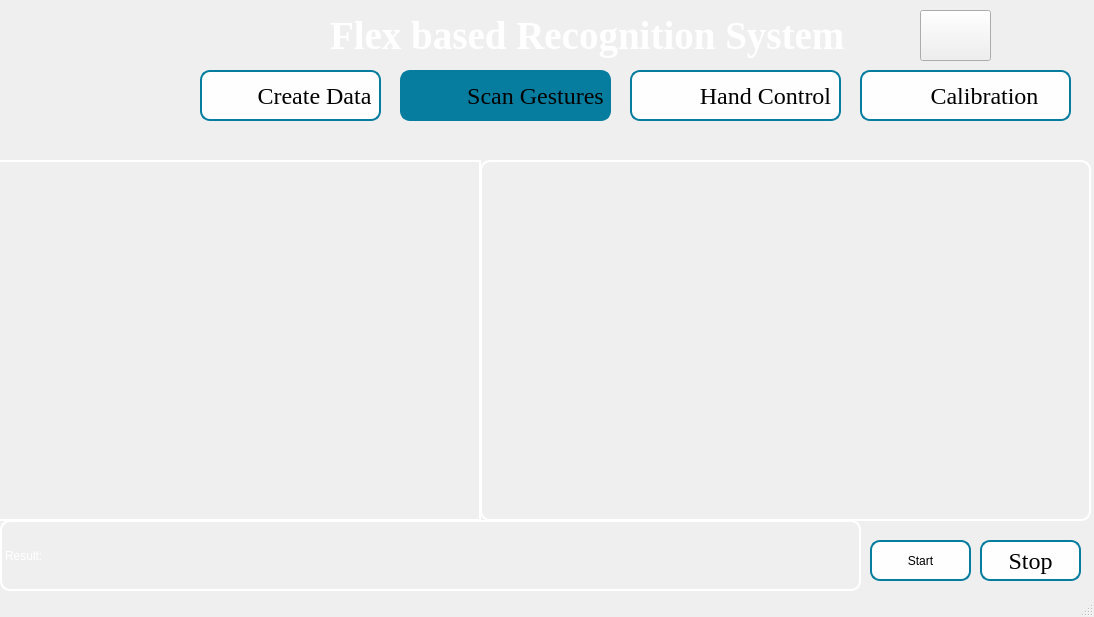
<?xml version="1.0" encoding="UTF-8"?>
<ui version="4.0">
 <class>MainWindow</class>
 <widget class="QMainWindow" name="MainWindow">
  <property name="geometry">
   <rect>
    <x>0</x>
    <y>0</y>
    <width>1094</width>
    <height>617</height>
   </rect>
  </property>
  <property name="windowTitle">
   <string>MainWindow</string>
  </property>
  <property name="styleSheet">
   <string notr="true">QWidget#centralwidget{
	border-image:url(&quot;icons/background1.png&quot;) ;
}</string>
  </property>
  <widget class="QWidget" name="centralwidget">
   <widget class="QLabel" name="label">
    <property name="geometry">
     <rect>
      <x>330</x>
      <y>0</y>
      <width>641</width>
      <height>71</height>
     </rect>
    </property>
    <property name="font">
     <font>
      <family>Times New Roman</family>
      <pointsize>29</pointsize>
      <weight>75</weight>
      <bold>true</bold>
     </font>
    </property>
    <property name="styleSheet">
     <string notr="true">color:white;</string>
    </property>
    <property name="text">
     <string>Flex based Recognition System</string>
    </property>
   </widget>
   <widget class="QPushButton" name="create">
    <property name="geometry">
     <rect>
      <x>200</x>
      <y>70</y>
      <width>181</width>
      <height>51</height>
     </rect>
    </property>
    <property name="font">
     <font>
      <family>TImes New Roman</family>
      <pointsize>18</pointsize>
      <weight>50</weight>
      <italic>false</italic>
      <bold>false</bold>
     </font>
    </property>
    <property name="layoutDirection">
     <enum>Qt::RightToLeft</enum>
    </property>
    <property name="styleSheet">
     <string notr="true">QPushButton#create{
  padding-left:-30px;
  color:black;
  border: 2px solid #067d9e; 
  font: 18pt &quot;TImes New Roman&quot;;
  background-image:url(&quot;icons/create.png&quot;);
  border-radius:10px;
  background-color:#fefefe;
  background-repeat:none;
}
QPushButton#create:hover
{
   border-radius: 10px;
   background-color:#067d9e;
}</string>
    </property>
    <property name="text">
     <string>   Create Data</string>
    </property>
   </widget>
   <widget class="QPushButton" name="scan_sen">
    <property name="geometry">
     <rect>
      <x>630</x>
      <y>70</y>
      <width>211</width>
      <height>51</height>
     </rect>
    </property>
    <property name="font">
     <font>
      <family>TImes New Roman</family>
      <pointsize>18</pointsize>
      <weight>50</weight>
      <italic>false</italic>
      <bold>false</bold>
     </font>
    </property>
    <property name="styleSheet">
     <string notr="true">QPushButton#scan_sen{
padding-left:-90px;
color:black;
background-color:#fefefe;
border: 2px solid #067d9e; 
border-radius:10px;
font: 18pt &quot;TImes New Roman&quot;;
background-image:url(&quot;icons/sent.png&quot;);
background-repeat:none;
}
QPushButton#scan_sen:hover
{
   border-radius: 10px;
   background-color:#067d9e;
}
</string>
    </property>
    <property name="text">
     <string>                          Hand Control </string>
    </property>
   </widget>
   <widget class="QPushButton" name="scan_sinlge">
    <property name="geometry">
     <rect>
      <x>400</x>
      <y>70</y>
      <width>211</width>
      <height>51</height>
     </rect>
    </property>
    <property name="font">
     <font>
      <family>TImes New Roman</family>
      <pointsize>18</pointsize>
      <weight>50</weight>
      <italic>false</italic>
      <bold>false</bold>
     </font>
    </property>
    <property name="layoutDirection">
     <enum>Qt::LeftToRight</enum>
    </property>
    <property name="autoFillBackground">
     <bool>false</bool>
    </property>
    <property name="styleSheet">
     <string notr="true">QPushButton#scan_sinlge{
padding-left:-90px;
color:black;
border: 2px solid #067d9e; 
font: 18pt &quot;TImes New Roman&quot;;
border-radius:10px;
background-color:#067d9e;
background-image:url(&quot;icons/scan.png&quot;);
background-repeat:none;
}
QPushButton#scan_sinlge:hover
{
   border-radius: 10px;
   background-color:#067d9e;
}</string>
    </property>
    <property name="text">
     <string>                         Scan Gestures</string>
    </property>
   </widget>
   <widget class="QPushButton" name="exp2">
    <property name="geometry">
     <rect>
      <x>860</x>
      <y>70</y>
      <width>211</width>
      <height>51</height>
     </rect>
    </property>
    <property name="font">
     <font>
      <family>TImes New Roman</family>
      <pointsize>18</pointsize>
      <weight>50</weight>
      <italic>false</italic>
      <bold>false</bold>
     </font>
    </property>
    <property name="styleSheet">
     <string notr="true">QPushButton#exp2{
padding-left:-100px;
color:black;
background-color:#fefefe;
border: 2px solid #067d9e; 
border-radius:10px;
font: 18pt &quot;TImes New Roman&quot;;
background-image:url(&quot;icons/export.png&quot;);
background-repeat:none;
}
QPushButton#exp2:hover
{
   border-radius: 10px;
   background-color:#067d9e;
}</string>
    </property>
    <property name="text">
     <string>                       Calibration</string>
    </property>
    <property name="checkable">
     <bool>false</bool>
    </property>
    <property name="autoRepeat">
     <bool>false</bool>
    </property>
    <property name="autoExclusive">
     <bool>false</bool>
    </property>
    <property name="autoDefault">
     <bool>false</bool>
    </property>
    <property name="default">
     <bool>false</bool>
    </property>
    <property name="flat">
     <bool>false</bool>
    </property>
   </widget>
   <widget class="QPushButton" name="exit_button">
    <property name="geometry">
     <rect>
      <x>920</x>
      <y>10</y>
      <width>71</width>
      <height>51</height>
     </rect>
    </property>
    <property name="styleSheet">
     <string notr="true">QPushButton#exit_button{
border-image:url(&quot;icons/exit1.png&quot;) 4 4 4 4 stretch stretch;
background-repeat:no-repeat;
background-size:100% 100%;
}</string>
    </property>
    <property name="text">
     <string/>
    </property>
   </widget>
   <widget class="QGraphicsView" name="graphicsView_4">
    <property name="geometry">
     <rect>
      <x>480</x>
      <y>160</y>
      <width>611</width>
      <height>361</height>
     </rect>
    </property>
    <property name="styleSheet">
     <string notr="true">border-radius: 10px;
border: 2px solid white;
background-color:rgb(14 , 135 , 228,0);
</string>
    </property>
   </widget>
   <widget class="QLabel" name="label_2">
    <property name="geometry">
     <rect>
      <x>0</x>
      <y>520</y>
      <width>861</width>
      <height>71</height>
     </rect>
    </property>
    <property name="styleSheet">
     <string notr="true">color:white;
border: 2px solid white; 
border-radius:10px;
font: 18pt &quot;TImes New Roman&quot;;</string>
    </property>
    <property name="text">
     <string>Result:</string>
    </property>
   </widget>
   <widget class="QPushButton" name="pushButton_2">
    <property name="geometry">
     <rect>
      <x>870</x>
      <y>540</y>
      <width>101</width>
      <height>41</height>
     </rect>
    </property>
    <property name="styleSheet">
     <string notr="true">QPushButton#pushButton_2{
color: black;
background-color:#fefefe;
border: 2px solid #067d9e; 
border-radius:10px;
font: 18pt &quot;TImes New Roman&quot;;
background-repeat:none;
}
QPushButton#pushButton_2:hover
{
   border-radius: 10px;
   background-color:#067d9e;
}</string>
    </property>
    <property name="text">
     <string>Start</string>
    </property>
   </widget>
   <widget class="QPushButton" name="pushButton_3">
    <property name="geometry">
     <rect>
      <x>980</x>
      <y>540</y>
      <width>101</width>
      <height>41</height>
     </rect>
    </property>
    <property name="font">
     <font>
      <family>TImes New Roman</family>
      <pointsize>18</pointsize>
      <weight>50</weight>
      <italic>false</italic>
      <bold>false</bold>
     </font>
    </property>
    <property name="autoFillBackground">
     <bool>false</bool>
    </property>
    <property name="styleSheet">
     <string notr="true">QPushButton#pushButton_3{
color: black;
background-color:#fefefe;
border: 2px solid #067d9e; 
border-radius:10px;
font: 18pt &quot;TImes New Roman&quot;;
background-repeat:none;
}
QPushButton#pushButton_3:hover
{
   border-radius: 10px;
   background-color:#067d9e;
}</string>
    </property>
    <property name="text">
     <string>Stop</string>
    </property>
   </widget>
   <widget class="QPushButton" name="transfer">
    <property name="geometry">
     <rect>
      <x>170</x>
      <y>10</y>
      <width>81</width>
      <height>51</height>
     </rect>
    </property>
    <property name="styleSheet">
     <string notr="true">QPushButton#transfer{
border-radius: 10px;
border-image:url(&quot;icons/gesture.png&quot;) 4 4 4 4 stretch stretch;
background-repeat:no-repeat;
background-size:100% 100%;
}</string>
    </property>
    <property name="text">
     <string/>
    </property>
   </widget>
   <widget class="QLabel" name="label_3">
    <property name="geometry">
     <rect>
      <x>-10</x>
      <y>160</y>
      <width>491</width>
      <height>361</height>
     </rect>
    </property>
    <property name="styleSheet">
     <string notr="true">QLabel{
border: 2px solid white; 
border-image:url(&quot;icons/gesture.png&quot;) 4 4 4 4 stretch stretch;


}</string>
    </property>
    <property name="text">
     <string/>
    </property>
   </widget>
  </widget>
  <widget class="QStatusBar" name="statusbar"/>
 </widget>
 <resources/>
 <connections/>
</ui>
